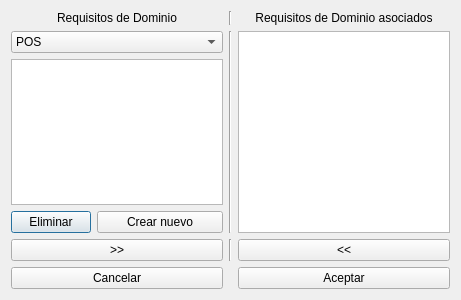
<?xml version="1.0" encoding="UTF-8"?>
<ui version="4.0">
 <class>AssociatedRequirements</class>
 <widget class="QDialog" name="AssociatedRequirements">
  <property name="geometry">
   <rect>
    <x>0</x>
    <y>0</y>
    <width>461</width>
    <height>300</height>
   </rect>
  </property>
  <property name="windowTitle">
   <string>Requisitos de Dominio</string>
  </property>
  <layout class="QGridLayout" name="gridLayout">
   <item row="0" column="0">
    <widget class="QLabel" name="lb_requisitoDominio">
     <property name="text">
      <string>Requisitos de Dominio</string>
     </property>
     <property name="alignment">
      <set>Qt::AlignCenter</set>
     </property>
    </widget>
   </item>
   <item row="0" column="1">
    <widget class="Line" name="line_2">
     <property name="enabled">
      <bool>true</bool>
     </property>
     <property name="sizePolicy">
      <sizepolicy hsizetype="Minimum" vsizetype="Preferred">
       <horstretch>0</horstretch>
       <verstretch>0</verstretch>
      </sizepolicy>
     </property>
     <property name="orientation">
      <enum>Qt::Vertical</enum>
     </property>
    </widget>
   </item>
   <item row="0" column="2">
    <widget class="QLabel" name="lb_requisitosDominioAsociados">
     <property name="text">
      <string>Requisitos de Dominio asociados</string>
     </property>
     <property name="alignment">
      <set>Qt::AlignCenter</set>
     </property>
    </widget>
   </item>
   <item row="1" column="0">
    <layout class="QVBoxLayout" name="verticalLayout">
     <property name="sizeConstraint">
      <enum>QLayout::SetFixedSize</enum>
     </property>
     <item>
      <widget class="QComboBox" name="cb_domains">
       <item>
        <property name="text">
         <string>POS</string>
        </property>
       </item>
      </widget>
     </item>
     <item>
      <widget class="QListWidget" name="lw_domains"/>
     </item>
     <item>
      <layout class="QHBoxLayout" name="horizontalLayout">
       <item>
        <widget class="QPushButton" name="pb_deleteRequirements">
         <property name="sizePolicy">
          <sizepolicy hsizetype="Fixed" vsizetype="Fixed">
           <horstretch>0</horstretch>
           <verstretch>0</verstretch>
          </sizepolicy>
         </property>
         <property name="text">
          <string>Eliminar</string>
         </property>
         <property name="icon">
          <iconset theme="list-remove">
           <normaloff>.</normaloff>.</iconset>
         </property>
        </widget>
       </item>
       <item>
        <widget class="QPushButton" name="pb_newRequirements">
         <property name="text">
          <string>Crear nuevo</string>
         </property>
         <property name="icon">
          <iconset theme="list-add">
           <normaloff>.</normaloff>.</iconset>
         </property>
        </widget>
       </item>
      </layout>
     </item>
    </layout>
   </item>
   <item row="1" column="1">
    <widget class="Line" name="line_4">
     <property name="enabled">
      <bool>true</bool>
     </property>
     <property name="sizePolicy">
      <sizepolicy hsizetype="Ignored" vsizetype="Ignored">
       <horstretch>0</horstretch>
       <verstretch>0</verstretch>
      </sizepolicy>
     </property>
     <property name="orientation">
      <enum>Qt::Vertical</enum>
     </property>
    </widget>
   </item>
   <item row="1" column="2">
    <widget class="QListWidget" name="lw_associatedRequirements"/>
   </item>
   <item row="2" column="0">
    <widget class="QPushButton" name="pb_addRequirements">
     <property name="text">
      <string>&gt;&gt;</string>
     </property>
    </widget>
   </item>
   <item row="2" column="1">
    <widget class="Line" name="line_5">
     <property name="enabled">
      <bool>true</bool>
     </property>
     <property name="sizePolicy">
      <sizepolicy hsizetype="Fixed" vsizetype="Ignored">
       <horstretch>0</horstretch>
       <verstretch>0</verstretch>
      </sizepolicy>
     </property>
     <property name="orientation">
      <enum>Qt::Vertical</enum>
     </property>
    </widget>
   </item>
   <item row="2" column="2">
    <widget class="QPushButton" name="pb_removeRequirements">
     <property name="text">
      <string>&lt;&lt;</string>
     </property>
    </widget>
   </item>
   <item row="3" column="0">
    <widget class="QPushButton" name="pb_cancel">
     <property name="text">
      <string>Cancelar</string>
     </property>
    </widget>
   </item>
   <item row="3" column="2">
    <widget class="QPushButton" name="pb_save">
     <property name="text">
      <string>Aceptar</string>
     </property>
    </widget>
   </item>
  </layout>
 </widget>
 <resources/>
 <connections/>
</ui>
